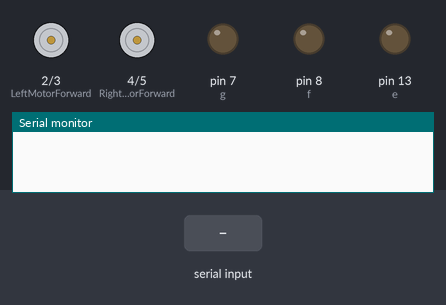
This sketch was run on a simulated Arduino Uno, built with avr-gcc and run on an emulated ATmega328P. Parts: motor-driver pin pairs drawn as motors (green arrow = first pin HIGH = forward, orange = second pin HIGH = backward, longer = more drive), output pins drawn as LEDs (lit = HIGH), the last lines printed to the serial monitor. Inputs (shaded band) come from the test bench.

Above: at 1.2 s.
1.3 s: "5" received over Serial
At 1.45 s:
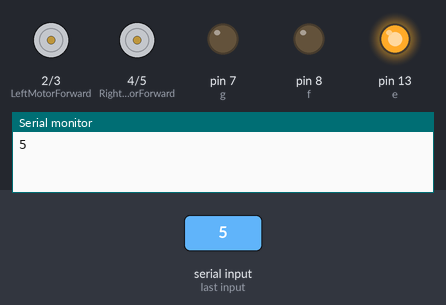
4.3 s: "1" received over the second serial link
At 4.6 s:
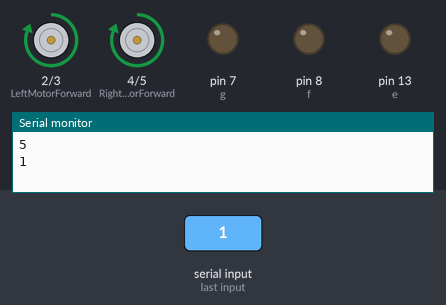
5.8 s: "2" received over Serial
At 6.9 s:
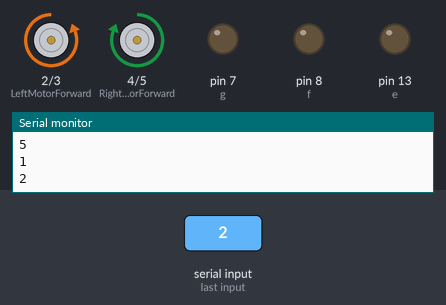
7.3 s: "3" received over the second serial link
At 8.0 s:
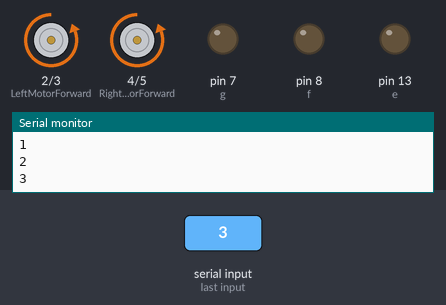
8.8 s: "4" received over Serial
At 9.2 s:
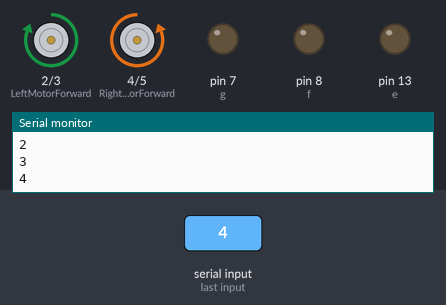
10.3 s: "6" received over the second serial link
At 10.45 s:
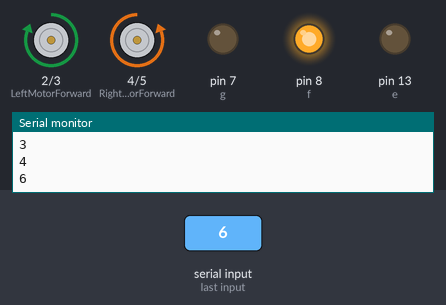
Timing chart, 0 to 13.3 s (numbered marks = the images above; inputs shaded):
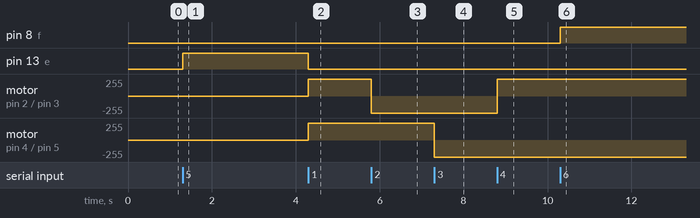

Measured:
- after the input at 1.3 s, pin 13 (e): LOW → HIGH at once
- after the input at 4.3 s, pin 13 (e): HIGH → LOW at once; motor on pin 2 (LeftMotorForward) / pin 3 (LeftMotorBackward), motor on pin 4 (RightMotorForward) / pin 5 (RightMotorBackward): stopped → forward 255/255 at once
- after the input at 5.8 s, motor on pin 2 (LeftMotorForward) / pin 3 (LeftMotorBackward): forward 255/255 → backward 255/255 at once
- after the input at 7.3 s, motor on pin 4 (RightMotorForward) / pin 5 (RightMotorBackward): forward 255/255 → backward 255/255 at once
- after the input at 8.8 s, motor on pin 2 (LeftMotorForward) / pin 3 (LeftMotorBackward): backward 255/255 → forward 255/255 at once
- after the input at 10.3 s, pin 8 (f): LOW → HIGH at once

The sketch:

RemoteMobilBlu_verse1_101.ino
```cpp
//rOBOT REMOTE BLUETOOTH 05

#include <SoftwareSerial.h> //wajib pake kalau pin bluetooth tidak di 0 dan 1
SoftwareSerial BTSerial(11, 12); // RX | TX


//PIN BLUETOOTH RX,TX,0,1
//our L298N control pins
const int LeftMotorForward = 2;
const int LeftMotorBackward = 3;
const int RightMotorForward = 4;
const int RightMotorBackward = 5;

const int e=13, f=8, g=7; //   e = bel, f,g  = flash & bel
char val;
void setup() {

  // Set L298N Control Pins as Output
  pinMode(RightMotorForward, OUTPUT);
  pinMode(LeftMotorForward, OUTPUT);
  pinMode(LeftMotorBackward, OUTPUT);
  pinMode(RightMotorBackward, OUTPUT);

  pinMode(e,OUTPUT);
  pinMode(f,OUTPUT);
  pinMode(g,OUTPUT);

  Serial.begin(9600);
}

void maju()
{
 digitalWrite(RightMotorForward, HIGH);
 digitalWrite(RightMotorBackward, LOW);
 digitalWrite(LeftMotorForward, HIGH);
 digitalWrite(LeftMotorBackward, LOW);
}

void mundur()
{
 digitalWrite(RightMotorForward, LOW);
 digitalWrite(RightMotorBackward, HIGH);
 digitalWrite(LeftMotorForward, LOW);
 digitalWrite(LeftMotorBackward, HIGH);
}

void kanan()
{
 digitalWrite(RightMotorForward, LOW);
 digitalWrite(RightMotorBackward, HIGH);
 digitalWrite(LeftMotorForward, HIGH);
 digitalWrite(LeftMotorBackward, LOW);
}

void kiri()

{
 digitalWrite(RightMotorForward, HIGH);
 digitalWrite(RightMotorBackward, LOW);
 digitalWrite(LeftMotorForward, LOW);
 digitalWrite(LeftMotorBackward, HIGH);
}
void flskiri()
{
 digitalWrite(f,HIGH);delay(300);
 digitalWrite(f,LOW);
}

void flskanan()
{
 digitalWrite(g,HIGH);delay(300);
 digitalWrite(g,LOW);
}

void bel()
{
 digitalWrite(e,HIGH);delay(300);
 digitalWrite(e,LOW);
}

void off()
{
    digitalWrite(RightMotorForward,LOW);
    digitalWrite(RightMotorBackward,LOW);
    digitalWrite(LeftMotorForward,LOW);
    digitalWrite(LeftMotorBackward,LOW);
    digitalWrite(e,LOW);
    digitalWrite(f,LOW);
    digitalWrite(g,LOW);

}


void loop() {
if( Serial.available() >0 ) {
    val = Serial.read();
    Serial.println(val);
}
if( BTSerial.available() >0 ) {
val = BTSerial.read();
Serial.println(val);
}

  if( val == '1' ) {
    maju(); }
  else if( val == '2' ) {
    kiri(); }
  else if( val == '3' ) {
    mundur(); }
  else if( val == '4' ) {
    kanan(); }
  else if( val == '5' ) {
    bel(); }
  else if( val == '6' ) {
    flskiri(); }
  else if( val == '7' ) {
    flskanan();
 }
  else if( val == 'A' ) {
    off();
    }
  else if( val == 'B' ) {
    off();
    }
  else if( val == 'C' ) {
    off(); }
  else if( val == 'D' ) {
    off(); }
  else if( val == 'E' ) {
    off(); }
  else if( val == 'F' ) {
    off(); }
  else if( val == 'G' ) {
    off();
  }
}
```
